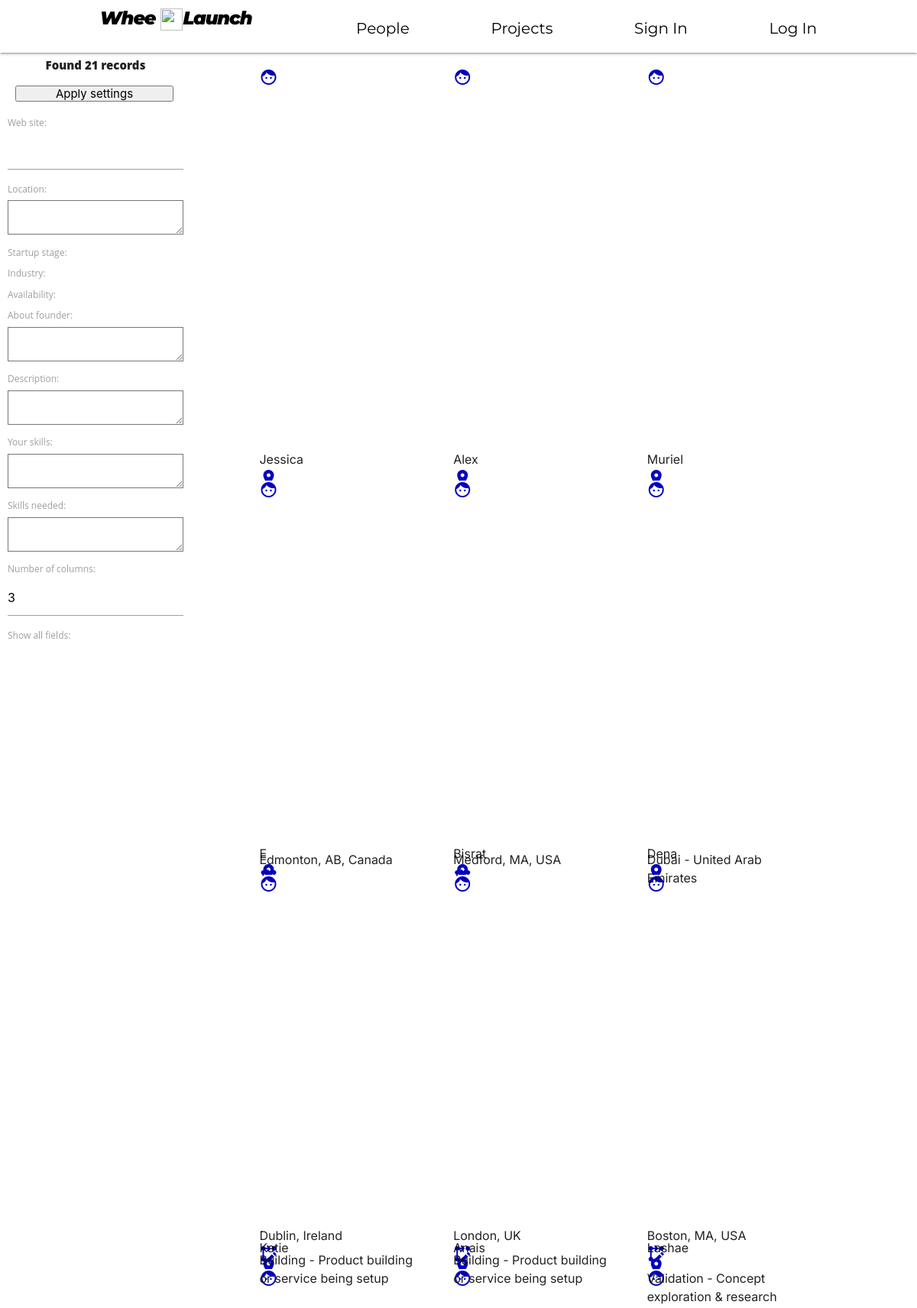
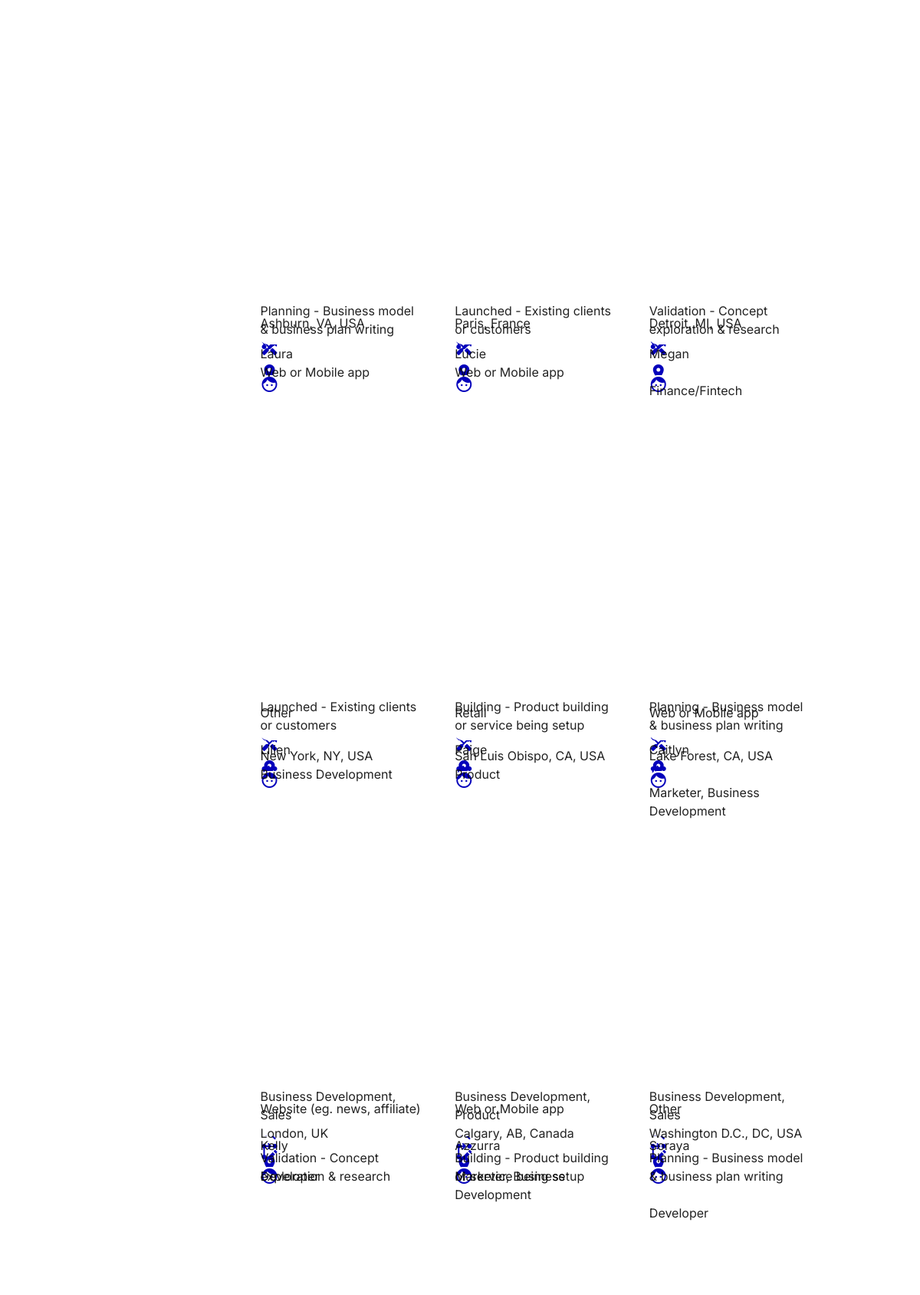
The app's page /projects (upper part) with its own data (2 pictures, top to bottom).
### app_projects_list/models.py (models this page shows, shortened)
class Projects(models.Model):
    name = models.CharField(max_length=255, verbose_name="Name")
    user = models.ForeignKey('Users', on_delete=models.PROTECT, verbose_name="Author")
    web_site = models.SlugField(blank=True, max_length=255, null=True, db_index=True, verbose_name="Web site")
    why_are_you_good = models.TextField(blank=True, verbose_name="Why you would make a good co-founder")
    description = models.TextField(blank=True, verbose_name="Description")
    is_active = models.BooleanField(default=True, verbose_name="Active")
    registration_date = models.DateTimeField(default=datetime.date.today, verbose_name="Registration date")
    end_date = models.DateTimeField(null=True, verbose_name="Deadline (closing) date")
    purpose = models.ForeignKey('Purposes', blank=True, null=True, on_delete=models.PROTECT,
                                verbose_name="Main purpose")  # on_delete=models.SET_NULL(collector=),
    industry = models.ForeignKey('Industries', blank=True, null=True, on_delete=models.PROTECT, verbose_name="Source")
    your_skills = models.TextField(blank=True, verbose_name="Your skills")
    skills_you_are_looking = models.TextField(blank=True, verbose_name="Skills you are looking")
    availability = models.ForeignKey('Availability', default=1, blank=True, null=True, on_delete=models.PROTECT,
                                     verbose_name="Availability")
    startup_stage = models.ForeignKey('StagesOfStartup', null=True, on_delete=models.PROTECT, verbose_name="Stages of startup")
    documents = models.ImageField(blank=True, upload_to="photos/%Y/%m/%d/", verbose_name="Documents about project")
    source = models.ForeignKey('Sources', blank=True, null=True, on_delete=models.RESTRICT, verbose_name="Source")
    class Meta:
        verbose_name = 'Projects'
        verbose_name_plural = 'Projects'

class Users(models.Model):
    name = models.CharField(max_length=255, verbose_name="Name")
    first_name = models.CharField(blank=True, max_length=255, verbose_name="First name")
    last_name = models.CharField(blank=True, max_length=255, verbose_name="Last name")
    nick_name = models.CharField(blank=True, max_length=255, verbose_name="Nick name")
    email = models.EmailField(blank=True, verbose_name="Email")  # unique=True,
    company_name = models.CharField(blank=True, max_length=255, verbose_name="Company name")
    location = models.CharField(blank=True, max_length=255, verbose_name="Address")
    country = models.CharField(max_length=255, blank=True, verbose_name="Country")
    state = models.CharField(max_length=255, blank=True, verbose_name="State")
    city = models.CharField(max_length=255, blank=True, verbose_name="City")
    birthday_date = models.DateTimeField(blank=True, null=True, verbose_name="Birthday date")
    gender = models.ForeignKey('Gender', blank=True, on_delete=models.PROTECT)
    portfolio = models.TextField(blank=True, verbose_name="portfolio")
    presentation = models.TextField(blank=True, verbose_name="Presentation")
    education = models.TextField(blank=True, verbose_name="Education")
    registration_date = models.DateTimeField(auto_now_add=True, verbose_name="Registration date")
    deleted_date = models.DateTimeField(null=True, verbose_name="Deleted date")
    user_rights = models.ForeignKey('UserRights', null=True, on_delete=models.PROTECT, verbose_name="User rights")
    source = models.ForeignKey('Sources', blank=True, null=True, on_delete=models.PROTECT, verbose_name="Source")
    rating = models.IntegerField(blank=True, verbose_name="Ratings")
    s_id = models.CharField(blank=True, max_length=25, verbose_name="Source id")
    web_site = models.SlugField(blank=True, max_length=255, db_index=True, verbose_name="Web site")
    photo = models.ImageField(blank=True, upload_to="photos/%Y/%m/%d/", verbose_name="Photo")
    documents_copy = models.ImageField(blank=True, upload_to="photos/%Y/%m/%d/", verbose_name="Documents")
    is_active = models.BooleanField(default=True, verbose_name="Active")
    is_staff = models.BooleanField(default=False, verbose_name="Staff")
    is_premium_user = models.BooleanField(default=False, verbose_name="Premium user")
    class Meta:
        verbose_name = 'Users'
        verbose_name_plural = 'Users'

class StagesOfStartup(models.Model):
    name = models.CharField(max_length=50, verbose_name="Name")
    def __str__(self):
        return self.name

class Industries(models.Model):
    name = models.CharField(max_length=50, verbose_name="Name")
    def __str__(self):
        return self.name

### app_projects_list/views.py (the view)
# urls.py: path('', home, name='Whee-Launch projects'),
def projects(request):
    search_string = {}
    layout = {'number_of_columns': 3, 'show_all_fields': False}
    if request.method == 'POST':
        form = FilterForm(request.POST)
        for field,value in request.POST.items():
            if not value:
                continue
            if field in ['name', 'web_site', 'description', 'your_skills', 'skills_you_are_looking', 'why_are_you_good',
                         'description', 'your_skills', 'skills_you_are_looking', 'location']:
                if field in ['location']:
                    field = 'user__' + field
                search_string[field + '__contains'] = value
            elif field in ['startup_stage', 'industry', 'availability']:
                search_string[field] = value
            elif field in ['show_all_fields']: # checkbox
                layout[field] = True if form.data['show_all_fields'] == 'on' else False
            elif field in ['number_of_columns']:
                layout[field] = form.data['number_of_columns']
    else:
        form = FilterForm()
    fields = ['name', 'user', 'user.location', 'startup_stage', 'web_site', 'industry', 'your_skills',
              'skills_you_are_looking', 'availability']
    if layout['show_all_fields']:
        fields.extend(['why_are_you_good', 'description'])
    table = get_table_values(Projects, filter=search_string, fields=fields)
    return render(request, 'pl/projects.html', {'table': narezka(table, int(layout['number_of_columns'])), 'quantity': len(table), 'form': form, 'layout': layout})

### app_projects_list/models.py (called while the page is built)
    def __str__(self):
        return self.name

### app_projects_list/utils_db.py (called while the page is built)
def get_row_value(row, fields):
    res = {}
    for f in fields:
        value = row
        for f in fields:
            ff = f.split('.')
            nesting = len(ff)
            value = row
            for i in range(nesting):
                value = value.__getattribute__(ff[i])
            if '.models.' in str(type(value)):
                value = value.name
            res[f.replace('.', '_') if '.' in f else f] = value
    return res

def get_table_values(table, filter=None, fields=None):
    if filter:
        rr = table.objects.filter(**filter)
    else:
        rr = table.objects.all()
    return [get_row_value(row, fields) for row in rr]

### app_projects_list/views.py (called while the page is built)
def narezka(s, len1):
    return [s[i: i+len1] for i in range(0, len(s), len1)]

### app_projects_list/templates/pl/projects.html (shortened to what this page needs)
{% extends 'pl/base.html' %}
{% block filter %}
    <form action="projects" method="post">
        <p align="center" class="found_records"> <b > Found {{quantity}} records </b></p>
        <button type="submit" class="apply-button">Apply settings</button>
        {% for f in form %}
            <p><label class="form-label" for="{{ f.id_for_label }}">{{f.label}}:</label></p><p> <div class="field-value">{{ f }}</div></p>
        {% endfor %}
    </form>
{% endblock %}
{% block content %}
    {% for row in table %}
        <div class="proj_row">
            {% for r in row %}
                <div class="proj_info" style="width: 45%">
                    <span class="material-icons" title="Founder">face</span>
                    <span class="field">{{ r.name }}</span><br>
                    <span class="field">{{ r.user_location }}</span><br>
                    <span class="field">{{ r.startup_stage }}</span><br>
                    <span class="field">{{ r.industry }}</span><br>
                    <span class="field">{{ r.your_skills }}</span><br>
                    <span class="field">{{ r.skills_you_are_looking }}</span><br>
                    <span class="field">{{ r.availability }}</span><br>
                    <span class="field">5-15%</span><br>
                </div>
            {% endfor %}
        </div>
    {% endfor %}
{% endblock %}

### records on screen
Projects: name "Jessica", your_skills "Business Development", skills_you_are_looking "Developer"
Users: user_location "Edmonton, AB, Canada"
StagesOfStartup: startup_stage "Building - Product building or service being setup" "Building - Product building or service being setup" "Building - Product building or service being setup" "Building - Product building or service being setup"
Industries: industry "Web or Mobile app" "Web or Mobile app" "Web or Mobile app" "Web or Mobile app"
Projects: name "Alex", your_skills "Product", skills_you_are_looking "Marketer, Business Development"
Users: user_location "Medford, MA, USA"
Projects: name "Muriel", your_skills "Marketer, Business Development", skills_you_are_looking "Developer"
Users: user_location "Dubai - United Arab Emirates"
StagesOfStartup: startup_stage "Validation - Concept exploration & research" "Validation - Concept exploration & research" "Validation - Concept exploration & research"
Industries: industry "Finance/Fintech"
Users: user_location "Dublin, Ireland"
StagesOfStartup: startup_stage "Planning - Business model & business plan writing" "Planning - Business model & business plan writing" "Planning - Business model & business plan writing"
Industries: industry "Other" "Other"
Projects: your_skills "Business Development, Sales"
Projects: name "Bisrat", your_skills "Business Development, Product"
Users: user_location "London, UK"
StagesOfStartup: startup_stage "Launched - Existing clients or customers" "Launched - Existing clients or customers"
Industries: industry "Retail"
Projects: name "Dena", your_skills "Business Development, Sales"
Users: user_location "Boston, MA, USA"
Projects: name "Katie"
Users: user_location "Ashburn, VA, USA"
Industries: industry "Website (eg. news, affiliate)"
Projects: name "Anais"
Users: user_location "Paris, France"
Projects: name "Lashae"
Users: user_location "Detroit, MI, USA"
Projects: name "Laura"
Users: user_location "New York, NY, USA"
Projects: name "Lucie"
Users: user_location "San Luis Obispo, CA, USA"
Projects: name "Megan"
Users: user_location "Lake Forest, CA, USA"
Projects: name "Lilien"
Users: user_location "London, UK"
Projects: name "Paige"
Users: user_location "Calgary, AB, Canada"
Projects: name "Caitlyn"
Users: user_location "Washington D.C., DC, USA"
Projects: name "Kelly"
Projects: name "Azzurra"
Projects: name "Soraya"

### other values on screen
{{ quantity }} "21"
{{ f.label }} "Web site" "Location" "Startup stage" "Industry" "Availability" "About founder" "Description" "Your skills" "Skills needed" "Number of columns" "Show all fields"
{{ r.name }} "E"
